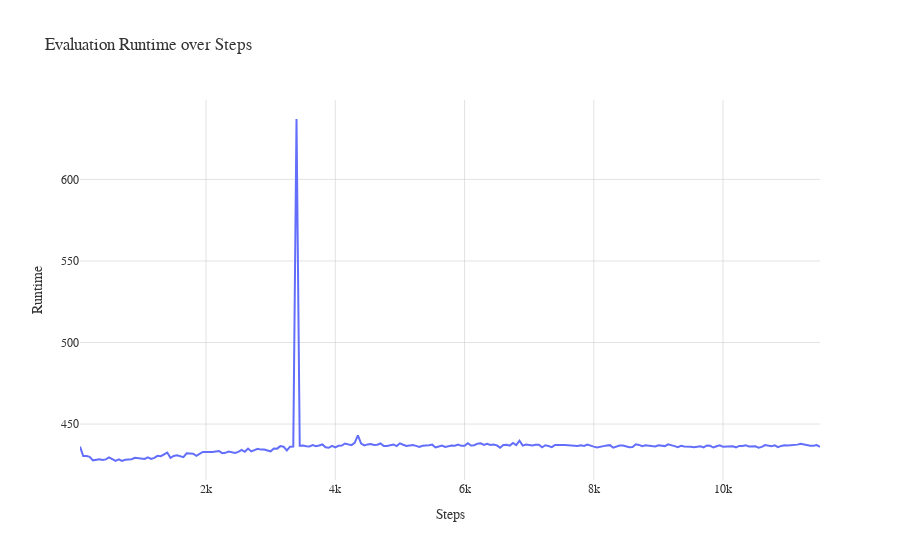

The code cell stored with this chart in its notebook:
### Markdown cell above
### Runtime

### Code cell
import plotly.graph_objects as go

# Create a new figure for eval/runtime metrics
fig_runtime = go.Figure()

# Plot eval/runtime_value
fig_runtime.add_trace(go.Scatter(
    x=training_df['eval/runtime_step'], 
    y=training_df['eval/runtime_value'],
    mode='lines',
    name='Eval Runtime'
))

fig_runtime.update_layout(layout)
# Update layout
fig_runtime.update_layout(
    title='Evaluation Runtime over Steps',
    xaxis_title='Steps',
    yaxis_title='Runtime',
)

# Show plot
fig_runtime.show()
# fig_runtime.write_image("plotly/final_training/runtime_800_400_5.png", width=800, height=400, scale=5)

### Figure 1 — Plotly figure (JSON) as saved in the notebook; plotly's stock layout.template omitted (floating-point values rounded to 4 significant figures; data arrays with more than 128 entries replaced by an {"elided": "..."} marker saying what was removed)
{"data": [{"mode": "lines", "name": "Eval Runtime", "type": "scatter", "x": {"elided": "461 int values"}, "y": {"elided": "461 float values"}}], "layout": {"font": {"color": "#333333", "family": "Arial, sans-serif", "size": 12}, "legend": {"font": {"color": "#333333", "size": 12}}, "paper_bgcolor": "rgb(255, 255, 255)", "plot_bgcolor": "rgb(255, 255, 255)", "title": {"text": "Evaluation Runtime over Steps"}, "xaxis": {"gridcolor": "rgba(200, 200, 200, 0.5)", "showgrid": true, "tickfont": {"color": "#333333", "size": 12}, "title": {"text": "Steps"}, "zeroline": false}, "yaxis": {"gridcolor": "rgba(200, 200, 200, 0.5)", "showgrid": true, "tickfont": {"color": "#333333", "size": 12}, "title": {"text": "Runtime"}, "zeroline": false}}}
